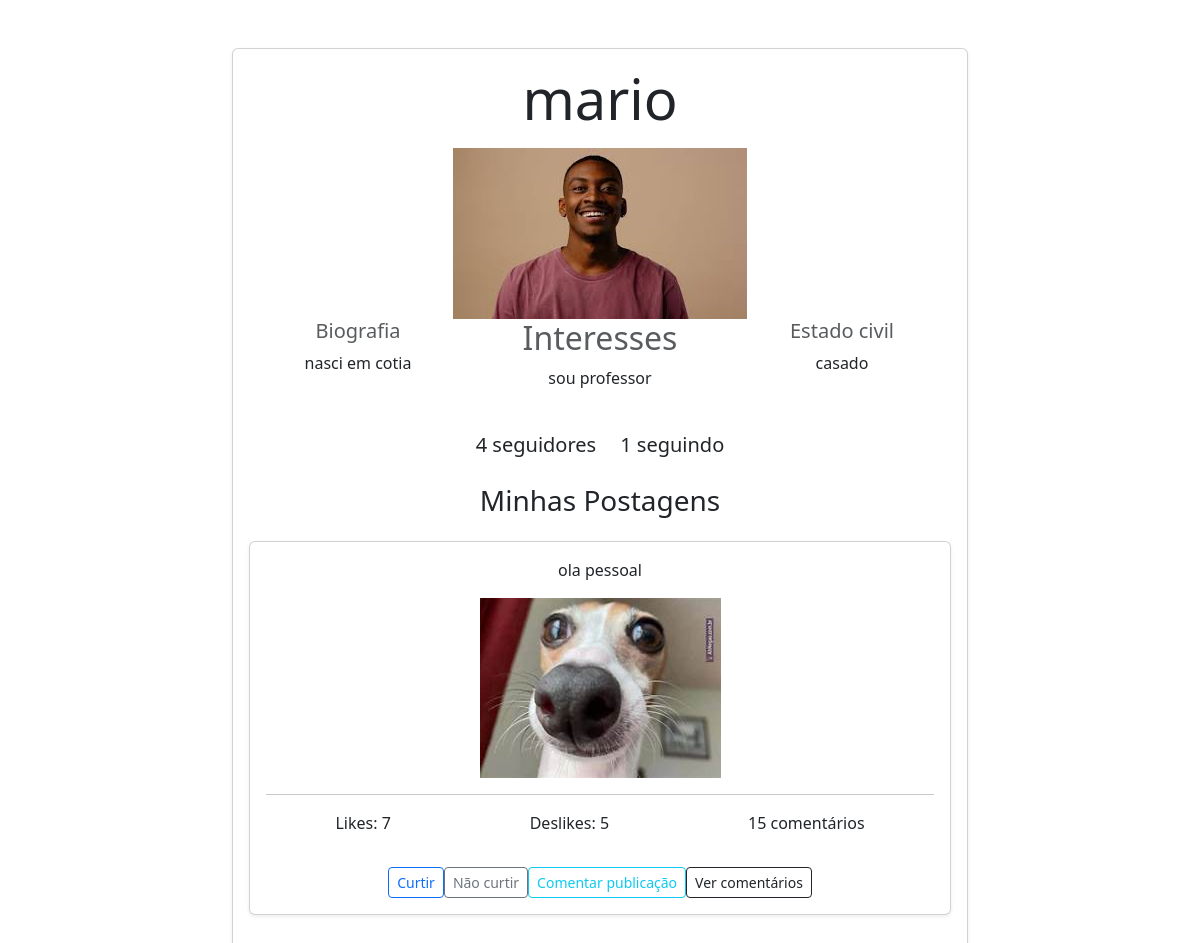
/minhaconta (signed in), run on the app's committed database.
### redesocial/models.py (models this page shows, shortened)
class Conta(models.Model):
    nome = models.CharField(max_length=400)
    biografia = models.CharField(max_length=1000, blank=True)
    interesses = models.CharField(max_length=1000, blank=True)
    estado_civil = models.CharField(max_length=500, blank = True)
    dono_da_conta = models.ForeignKey(User,  on_delete=models.CASCADE)
    seguidores = models.ManyToManyField('self', symmetrical=False, related_name='MeSeguindo')
    seguindo = models.ManyToManyField('self', symmetrical=False, related_name='ContasSeguidas')
    foto_perfil = models.ImageField(upload_to = 'redesocial/fotos', blank=True)
    data_criacao = models.DateField(auto_now_add = True)
    numero_seguidores = models.IntegerField(default=0)
    numero_seguindo = models.IntegerField(default=0)

class Post(models.Model):
    dono_postagem = models.ForeignKey(Conta, on_delete=models.CASCADE)
    texto = models.CharField(max_length=6000, null = True, blank=True)
    imagem_postagem = models.ImageField(upload_to = 'redesocial/ImagemPostagem', null=True, blank=True)
    video = models.FileField(upload_to='redesocial/videos', null=True, blank=True)
    curtidas = models.IntegerField(default=0)
    nao_curtidas = models.IntegerField(default = 0)
    quantidade_comentarios = models.IntegerField(default= 0)

### redesocial/views.py (the view)
# urls.py: path('minhaconta', views.minhaconta, name='minhaconta'),
@login_required
def minhaconta(request):
    nome_usuario = f"{request.user.username}"
    conta = Conta.objects.get(dono_da_conta = request.user)
    posts = Post.objects.filter(dono_postagem = conta)
    dicionario_post = {'posts':posts, 'nome_usuario': nome_usuario, 'conta':conta}
    return render(request, 'redesocial/minhaconta.html', dicionario_post)

### redesocial/templates/redesocial/minhaconta.html (shortened to what this page needs)
<!DOCTYPE html>
    <html lang="pt-br">
    <head>
        <link href="https://cdn.jsdelivr.net/npm/bootstrap@5.3.6/dist/css/bootstrap.min.css" rel="stylesheet">
    </head>
    <body>
        <div class="container mt-5">
            <div class="row justify-content-center">
                <div class="col-lg-8 col-md-10">
                    <div class="card shadow-sm mb-4">
                        <div class="card-body text-center">
                            <h1 class="display-4 mb-3">{{nome_usuario}}</h1>
                            {%if conta.foto_perfil%}
                                <img src="{{conta.foto_perfil.url}}" alt="foto de perfil" class="profile-img mb03">
                            {%endif%}
                            <div class="row justify-content-center mb-4">
                                <div class="col-sm-6 col-md-4 mb-3">
                                    <h2 class="h5 text-muted">Biografia</h2>
                                    {%if conta.biografia%}
                                        <p class="card-text">{{conta.biografia}}</p>
                                    {%else%}
                                        <!--Se o usuário não registrar nenhuma biografia, iremos
                                        apresentar essa mensagem padrão.-->
                                        <p class="text-muted">Não há biografia</p>
                                    {%endif%}
                                </div>
                            <div class="col-sm-6 col-md-4 mb-3">
                                <h2 class="hs text-muted">Interesses</h2>
                                {%if conta.interesses%}
                                    <p class="card-text">{{conta.interesses}}</p>
                                {%else%}
                                    <!--Se o usuário não registrar nada no campo de
                                    interesses, iremos mostrar esse texto padrão-->
                                    <p class="text-muted">Não há interesses</p>
                                {%endif%}
                            </div>
                            <div class="col-sm-6 col-md-4 mb-3">
                                <h2 class="h5 text-muted">Estado civil</h2>
                                {%if conta.estado_civil%}
                                    <p class="card-text">{{conta.estado_civil}}</p>
                                {%else%}
                                    <!--mensagem padrão que será mostrada caso o usuário não informe
                                    nenhum dado no campo de estado civil-->
                                    <p class="text-muted">Não há estado civil</p>
                                {%endif%}
                            </div>
                        </div>
                            <div class="d-flex justify-content-center gap-4 mb-4">
                                <p class="lead mb-0"><strong>{{conta.numero_seguidores}} seguidores</strong></p>
                                <p class="lead mb-0"><strong>{{conta.numero_seguindo}} seguindo</strong></p>
                            </div>
                          <h2 class="h3 mb-4 text-center">Minhas Postagens</h2>
                            {%if posts%}
                                {%for post in posts%}
                                    <div class="card mb-4 shadow-sm">
                                        <div class="card-body">
                                        <section>
                                            {%if post.texto%}
                                                <p class="card-text mb-3">{{post.texto}}</p>
                                            {%else%}
                                                <!--Se o usuário não criar um texto, iremos mostrar esse texto
                                                padrão.-->
                                                <p class="text-muted fst-italic">A publicação não tem um texto</p>
                                            {%endif%}
                                            {%if post.imagem_postagem%}
                                                <img src="{{post.imagem_postagem.url}}" alt="Imagem da postagem" class="post-media img-fluid">
                                            {%endif%}
                                        <hr class="my-3">
                                        <div class="d-flex justify-content-around text-center mb-3">
                                            <p>Likes: {{post.curtidas}}</p>
                                            <p>Deslikes: {{post.nao_curtidas}}</p>
                                            <p>{{post.quantidade_comentarios}} comentários</p>
                                        </div>
                                        <div class="d-flex flex-wrap justify-content-center post-actions">
                                            <button class="btn btn-outline-primary btn-sm" type="submit">Curtir</button>
                                            <button class="btn btn-outline-secondary btn-sm" type="submit">Não curtir</button>
                                            <button class="btn btn-outline-info btn-sm" type="submit">Comentar publicação</button>
                                            <button class="btn btn-outline-dark btn-sm"  type="submit"> Ver comentários</buton>
                                        </div>
                                    </section>
                                </div>
                                {%endfor%}
                            {%else%}
                                 <div class="alert alert-info text-center" role="alert">
                                     <p>Você ainda não fez nenhuma postagem</p>
                                 </div>
                            {%endif%}
    </body>
</html>

### data on the page
Conta: foto_perfil (picture), biografia "nasci em cotia", interesses "sou professor", estado_civil "casado", numero_seguidores "4", numero_seguindo "1"
Post: texto "ola pessoal", imagem_postagem (picture), curtidas "7", nao_curtidas "5", quantidade_comentarios "15"

### other printed values
{{ nome_usuario }} "mario"
